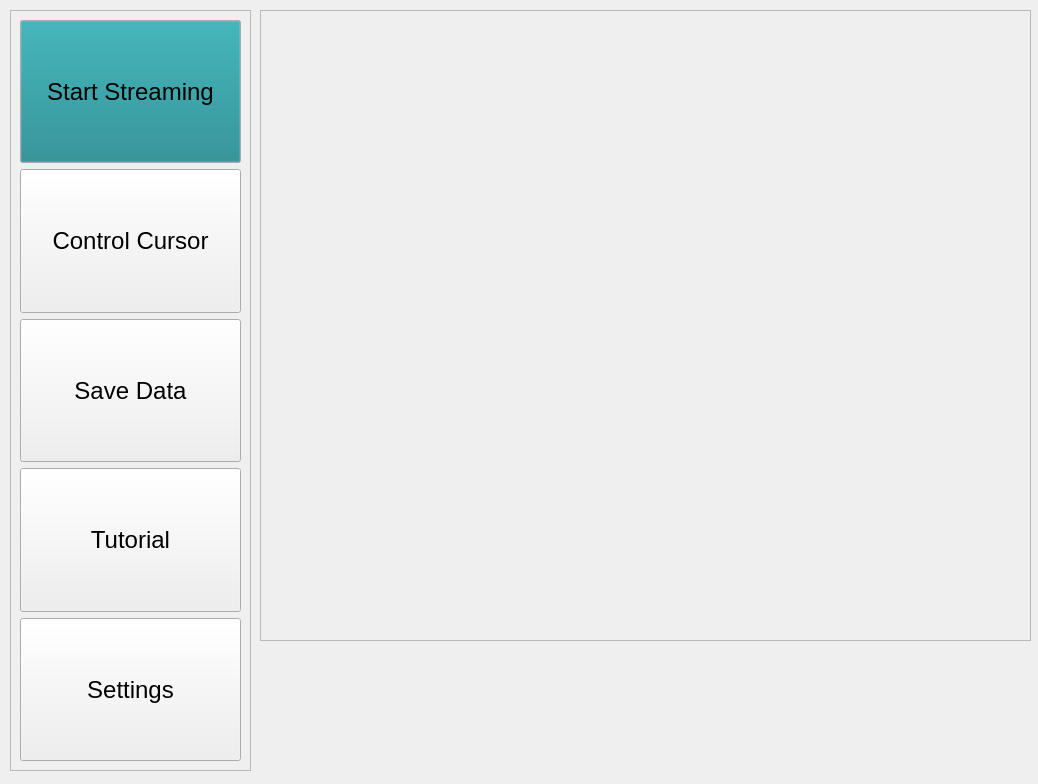
<?xml version="1.0" encoding="UTF-8"?>
<ui version="4.0">
 <class>mainwindow_bigbrain</class>
 <widget class="QMainWindow" name="mainwindow_bigbrain">
  <property name="geometry">
   <rect>
    <x>0</x>
    <y>0</y>
    <width>1038</width>
    <height>784</height>
   </rect>
  </property>
  <property name="windowTitle">
   <string>MainWindow</string>
  </property>
  <widget class="QWidget" name="centralwidget">
   <widget class="QFrame" name="menu_frame">
    <property name="geometry">
     <rect>
      <x>10</x>
      <y>10</y>
      <width>241</width>
      <height>761</height>
     </rect>
    </property>
    <property name="minimumSize">
     <size>
      <width>241</width>
      <height>761</height>
     </size>
    </property>
    <property name="frameShape">
     <enum>QFrame::StyledPanel</enum>
    </property>
    <property name="frameShadow">
     <enum>QFrame::Raised</enum>
    </property>
    <layout class="QVBoxLayout" name="verticalLayout">
     <item>
      <widget class="QPushButton" name="start_streaming_button">
       <property name="sizePolicy">
        <sizepolicy hsizetype="Expanding" vsizetype="Expanding">
         <horstretch>0</horstretch>
         <verstretch>0</verstretch>
        </sizepolicy>
       </property>
       <property name="palette">
        <palette>
         <active>
          <colorrole role="Button">
           <brush brushstyle="SolidPattern">
            <color alpha="255">
             <red>21</red>
             <green>133</green>
             <blue>139</blue>
            </color>
           </brush>
          </colorrole>
         </active>
         <inactive>
          <colorrole role="Button">
           <brush brushstyle="SolidPattern">
            <color alpha="255">
             <red>21</red>
             <green>133</green>
             <blue>139</blue>
            </color>
           </brush>
          </colorrole>
         </inactive>
         <disabled>
          <colorrole role="Button">
           <brush brushstyle="SolidPattern">
            <color alpha="255">
             <red>21</red>
             <green>133</green>
             <blue>139</blue>
            </color>
           </brush>
          </colorrole>
         </disabled>
        </palette>
       </property>
       <property name="font">
        <font>
         <pointsize>18</pointsize>
        </font>
       </property>
       <property name="text">
        <string>Start Streaming</string>
       </property>
      </widget>
     </item>
     <item>
      <widget class="QPushButton" name="control_cursor_button">
       <property name="sizePolicy">
        <sizepolicy hsizetype="Expanding" vsizetype="Expanding">
         <horstretch>0</horstretch>
         <verstretch>0</verstretch>
        </sizepolicy>
       </property>
       <property name="font">
        <font>
         <pointsize>18</pointsize>
        </font>
       </property>
       <property name="text">
        <string>Control Cursor</string>
       </property>
      </widget>
     </item>
     <item>
      <widget class="QPushButton" name="save_data_button">
       <property name="sizePolicy">
        <sizepolicy hsizetype="Expanding" vsizetype="Expanding">
         <horstretch>0</horstretch>
         <verstretch>0</verstretch>
        </sizepolicy>
       </property>
       <property name="font">
        <font>
         <pointsize>18</pointsize>
        </font>
       </property>
       <property name="text">
        <string>Save Data</string>
       </property>
      </widget>
     </item>
     <item>
      <widget class="QPushButton" name="tutorial_button">
       <property name="enabled">
        <bool>true</bool>
       </property>
       <property name="sizePolicy">
        <sizepolicy hsizetype="Expanding" vsizetype="Expanding">
         <horstretch>0</horstretch>
         <verstretch>0</verstretch>
        </sizepolicy>
       </property>
       <property name="font">
        <font>
         <pointsize>18</pointsize>
        </font>
       </property>
       <property name="text">
        <string>Tutorial</string>
       </property>
      </widget>
     </item>
     <item>
      <widget class="QPushButton" name="settings_button">
       <property name="sizePolicy">
        <sizepolicy hsizetype="Minimum" vsizetype="Expanding">
         <horstretch>0</horstretch>
         <verstretch>0</verstretch>
        </sizepolicy>
       </property>
       <property name="font">
        <font>
         <pointsize>18</pointsize>
        </font>
       </property>
       <property name="text">
        <string>Settings</string>
       </property>
      </widget>
     </item>
    </layout>
   </widget>
   <widget class="QFrame" name="graph_frame">
    <property name="geometry">
     <rect>
      <x>260</x>
      <y>10</y>
      <width>771</width>
      <height>631</height>
     </rect>
    </property>
    <property name="frameShape">
     <enum>QFrame::StyledPanel</enum>
    </property>
    <property name="frameShadow">
     <enum>QFrame::Raised</enum>
    </property>
   </widget>
  </widget>
 </widget>
 <resources/>
 <connections/>
</ui>
